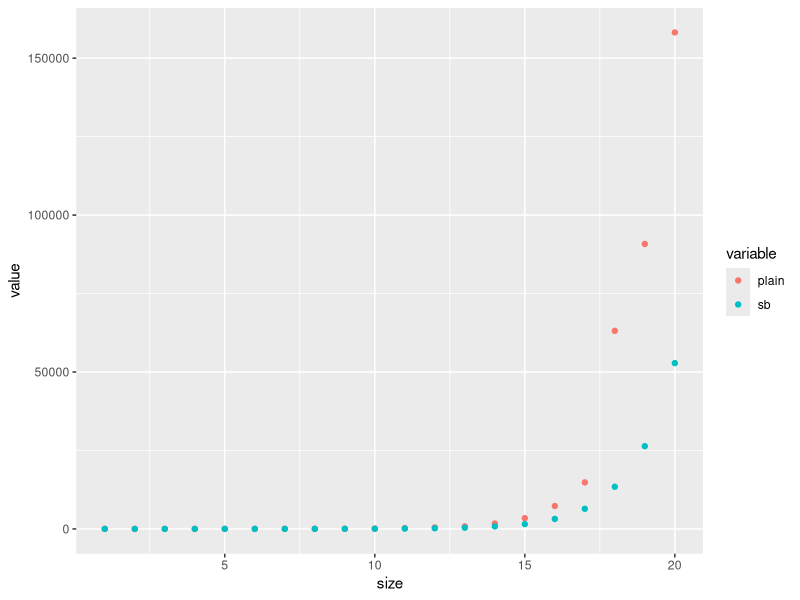

Reproduce this figure in R.
library(ggplot2)
library(reshape2)

times.plain <- c(2, 1, 2, 3, 5, 17, 19, 31, 45, 99, 245, 455, 797, 1726, 3428, 7292, 14826, 63114, 90805, 158206)
times.sb <- c(1, 0, 1, 2, 4, 7, 12, 15, 26, 51, 95, 202, 380, 811, 1526, 3185, 6412, 13435, 26367, 52828)

dat <- data.frame(size=seq(20), plain=times.plain, sb=times.sb)

dat2 <- melt(dat, id.vars = 'size')

ggplot(dat2, aes(x=size, y=value, color=variable)) + geom_point()

within(dat, ratio <- plain/sb)
